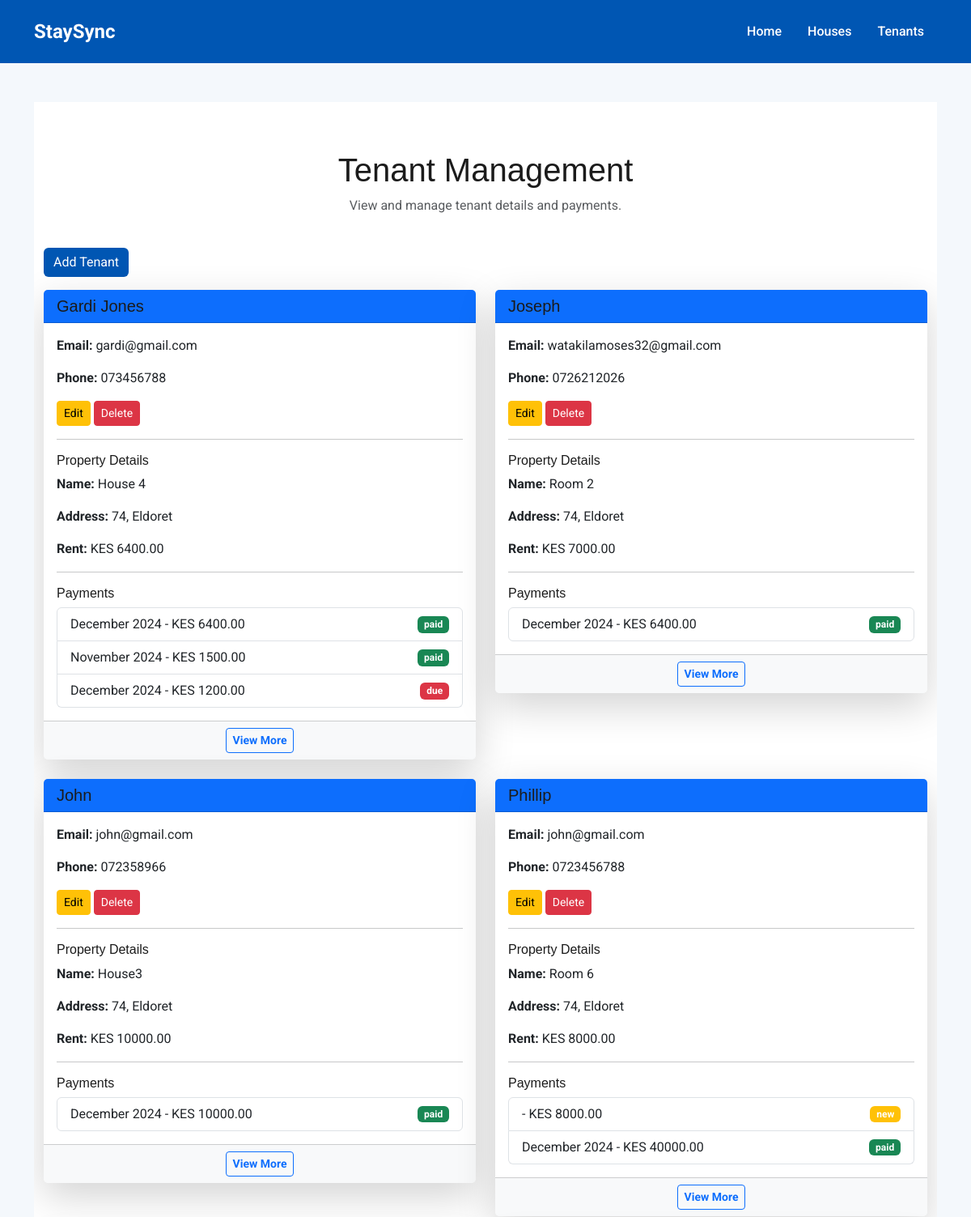
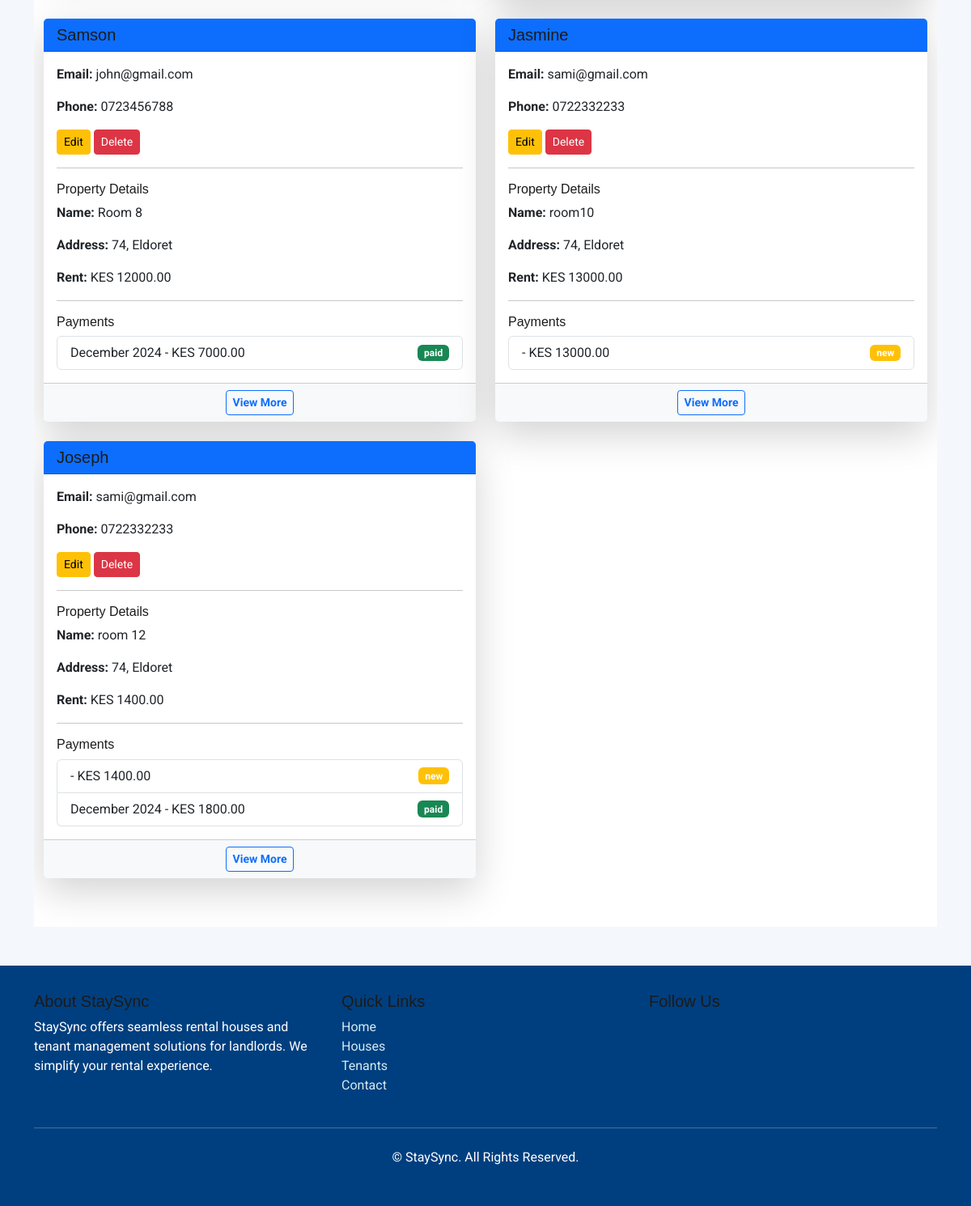
The page /tenants/ on the database its author committed (2 pictures, top to bottom).
### rental_system/models.py (models this page shows, shortened)
class Tenant(models.Model):
    name = models.CharField(max_length=255)
    phone = models.CharField(max_length=15)
    email = models.EmailField()
    property = models.ForeignKey('Property', on_delete=models.SET_NULL, null=True, related_name='tenants')
    rent_due = models.DecimalField(max_digits=10, decimal_places=2, default=0)
    move_in_date = models.DateField()
    move_out_date = models.DateField(null=True, blank=True)

class Property(models.Model):
    name = models.CharField(max_length=220)
    address = models.TextField()
    rent = models.DecimalField(max_digits=10, decimal_places=2)
    is_vacant = models.BooleanField(default=False)
    image = models.ImageField(upload_to='property_images/')
    area = models.CharField(max_length=100)
    beds = models.IntegerField(default=0)
    baths = models.IntegerField(default=0)
    garages = models.IntegerField(default=0)

class Payment(models.Model):
    tenant = models.ForeignKey(Tenant, related_name='payments', on_delete=models.CASCADE)
    month = models.DateField()  # Represents the first day of the month for payment
    amount = models.DecimalField(max_digits=10, decimal_places=2)
    payment_date = models.DateField(null=True, blank=True)
    payment_method = models.CharField(max_length=20, choices=[('mpesa', 'M-Pesa'), ('cash', 'Cash')])
    status = models.CharField(
        max_length=20,
        choices=[('paid', 'Paid'), ('due', 'Due'), ('new', 'New')],
        default='new'
    )
    description = models.CharField(max_length=255, blank=True)  # e.g., "First Rent", "Deposit"

### rental_system/views.py (the view)
# urls.py: path('tenants/', views.tenants_view, name='tenants'),
def tenants_view(request):
    tenants = Tenant.objects.prefetch_related('payments').select_related('property').all()
    return render(request, 'tenants.html', {
        'tenants': tenants,
    })

### templates/tenants.html (shortened to what this page needs)
{% extends "base.html" %}
{% block content %}
<section id="tenants" class="tenants section">
  <div class="container">
    <div class="row mb-4">
      <div class="col">
        <h1 class="text-center">Tenant Management</h1>
        <p class="text-center text-muted">View and manage tenant details and payments.</p>
      </div>
    </div>
   <div>
       <a href="{% url 'create-tenant' %}" class="btn btn-primary mb-3">Add Tenant</a>
   </div>
    <div class="row g-4">
      {% for tenant in tenants %}
      <div class="col-md-6">
        <div class="card shadow-lg border-0">
          <div class="card-header bg-primary text-white">
            <h5 class="mb-0">{{ tenant.name }}</h5>
          </div>
          <div class="card-body">
            <p><strong>Email:</strong> {{ tenant.email }}</p>
            <p><strong>Phone:</strong> {{ tenant.phone }}</p>
           <a href="{% url 'edit-tenant' tenant.id %}" class="btn btn-warning btn-sm">Edit</a>
           <a href="{% url 'delete-tenant' tenant.id %}" class="btn btn-danger btn-sm">Delete</a>
            <hr>
            <h6>Property Details</h6>
            <p><strong>Name:</strong> {{ tenant.property.name }}</p>
            <p><strong>Address:</strong> {{ tenant.property.address }}</p>
            <p><strong>Rent:</strong> KES {{ tenant.property.rent }}</p>
            <hr>
            <h6>Payments</h6>
            <ul class="list-group">
              {% for payment in tenant.payments.all %}
              <li class="list-group-item d-flex justify-content-between align-items-center">
                <span>{{ payment.payment_date|date:"F Y" }} - KES {{ payment.amount }}</span>
                <span class="badge
                  {% if payment.status == 'paid' %}bg-success
                  {% elif payment.status == 'due' %}bg-danger
                  {% else %}bg-warning{% endif %}">
                  {{ payment.status }}
                </span>
              </li>
              {% empty %}
              <li class="list-group-item text-center text-muted">No payments found.</li>
              {% endfor %}
            </ul>
          </div>
          <div class="card-footer text-center">
            <a href="{% url 'tenant-detail' tenant.id %}" class="btn btn-outline-primary btn-sm">View More</a>
          </div>
        </div>
      </div>
      {% empty %}
      <div class="col-12 text-center">
        <p class="text-muted">No tenants available.</p>
      </div>
      {% endfor %}
    </div>
  </div>
</section>
{% endblock %}

### static/assets/css/main.css (style rules this page uses)
.card { transition: transform 0.3s ease, box-shadow 0.3s ease; }
.card-footer a { text-decoration: none; font-weight: bold; }
.btn-primary { background-color: #0056b3; border: none; }
.card { transition: transform 0.3s, box-shadow 0.3s; }
.card-header { font-size: 1.25rem; font-weight: bold; }
.card-footer { background-color: #f8f9fa; }
body { font-family: "Segoe UI", system-ui, sans-serif; color: #d58e6f; }
:root { --default-font: "Roboto", system-ui, -apple-system, "Segoe UI", Roboto, "Helvetica Neue", Arial, "Noto Sans", "Liberation Sans", sans-serif, "Apple Color Emoji", "Segoe UI Emoji", "Segoe UI Symbol", "Noto Color Emoji"; --heading-font: "Raleway", sans-serif; --nav-font: "Poppins", sans-serif; }
:root { --background-color: #ffffff; --default-color: #444444; --heading-color: #1b1b1b; --accent-color: #2eca6a; --surface-color: #ffffff; --contrast-color: #ffffff; }
:root { --nav-color: #444444; --nav-hover-color: #000000; --nav-mobile-background-color: #ffffff; --nav-dropdown-background-color: #ffffff; --nav-dropdown-color: #444444; --nav-dropdown-hover-color: #2eca6a; }
:root { scroll-behavior: smooth; }
body { color: var(--default-color); background-color: var(--background-color); font-family: var(--default-font), fantasy; }
a { color: var(--accent-color); text-decoration: none; transition: 0.3s; }
h1, h2, h3, h4, h5, h6 { color: var(--heading-color); font-family: var(--heading-font), monospace; }
section, .section { color: var(--default-color); background-color: var(--background-color); padding: 60px 0; scroll-margin-top: 90px; overflow: clip; }

### templates/base.html (style rules this page uses)
body { font-family: 'Roboto', sans-serif; background-color: #f4f8fc; color: #333; }
a { text-decoration: none; color: #0056b3; }

### rows shown on the page
Tenant: name "Gardi Jones", email "gardi@gmail.com", phone "073456788", property.name "House 4", property.address "74, Eldoret", property.rent "6400.00"
Payment: payment_date "December 2024", amount "6400.00", status "paid"
Payment: payment_date "November 2024", amount "1500.00", status "paid"
Payment: payment_date "December 2024", amount "1200.00", status "due"
Tenant: name "Joseph", email "watakilamoses32@gmail.com", phone "0726212026", property.name "Room 2", property.address "74, Eldoret", property.rent "7000.00"
Payment: payment_date "December 2024", amount "6400.00", status "paid"
Tenant: name "John", email "john@gmail.com", phone "072358966", property.name "House3", property.address "74, Eldoret", property.rent "10000.00"
Payment: payment_date "December 2024", amount "10000.00", status "paid"
Tenant: name "Phillip", email "john@gmail.com", phone "0723456788", property.name "Room 6", property.address "74, Eldoret", property.rent "8000.00"
Payment: amount "8000.00", status "new"
Payment: payment_date "December 2024", amount "40000.00", status "paid"
Tenant: name "Samson", email "john@gmail.com", phone "0723456788", property.name "Room 8", property.address "74, Eldoret", property.rent "12000.00"
Payment: payment_date "December 2024", amount "7000.00", status "paid"
Tenant: name "Jasmine", email "sami@gmail.com", phone "0722332233", property.name "room10", property.address "74, Eldoret", property.rent "13000.00"
Payment: amount "13000.00", status "new"
Tenant: name "Joseph", email "sami@gmail.com", phone "0722332233", property.name "room 12", property.address "74, Eldoret", property.rent "1400.00"
Payment: amount "1400.00", status "new"
Payment: payment_date "December 2024", amount "1800.00", status "paid"
